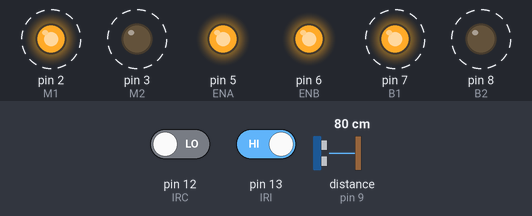
Bench run of a sketch on a simulated Arduino Uno, built with avr-gcc and run on an emulated ATmega328P. On the bench: output pins drawn as LEDs (lit = HIGH). Wiring (inferred from the names in the program): ultrasonic range finder: trigger pin 10; echo pin 9. Dashed ring = blinking. The inputs (shaded band) are chosen by the test bench; at power-on: distance to the obstacle (sensor on pin 9) 80 cm, pin 12 (IRC) LOW, pin 13 (IRI) HIGH. The echo pulse lasts 58.3 µs per cm; pins used as bus, display or sensor lines are not drawn; what the sketch prints to the serial monitor is not drawn.

Above: at 14.8 s.
14.9 s: distance to the obstacle (sensor on pin 9) set to 2 cm
18.4 s: distance to the obstacle (sensor on pin 9) set to 60 cm
Timing chart, 0 to 31.1 s (numbered marks = the images above; inputs shaded):
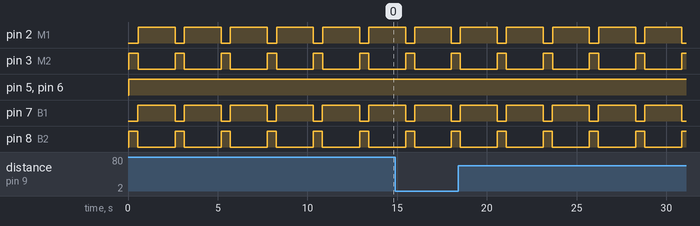

Measured:
- by itself, pin 2 (M1): alternates HIGH for 2.1 s and LOW for 0.52 s
- by itself, pin 3 (M2): alternates HIGH for 0.52 s and LOW for 2.1 s
- by itself, pin 7 (B1): alternates HIGH for 2.1 s and LOW for 0.50 s
- by itself, pin 8 (B2): alternates HIGH for 0.50 s and LOW for 2.1 s

The sketch:

sketch_nov12a.ino
```cpp
#define echoPin 9
#define trigPin 10

long duracion;
int distancia;

int M1=2;
int M2=3;
int B1=7;
int B2=8;
int ENA=5;
int ENB=6;

int variableGiro=0;

int IRI=13;
int IRC=12;
int IRD=11;

void setup (){
  Serial.begin(9600);
  pinMode(trigPin, OUTPUT);
  pinMode(echoPin, INPUT);
  pinMode(M1, OUTPUT);
  pinMode(M2, OUTPUT);
  pinMode(B1, OUTPUT);
  pinMode(B2, OUTPUT);
  pinMode(ENA, OUTPUT);
  pinMode(ENB, OUTPUT);
  pinMode(IRI, INPUT);
  pinMode(IRC, INPUT);
  pinMode(IRD, INPUT);

  digitalWrite(M1, LOW);
  digitalWrite(M2, LOW);
  digitalWrite(B1, LOW);
  digitalWrite(B2, LOW);
}

void loop() {
  digitalWrite(trigPin, LOW);
  delayMicroseconds(2);
  digitalWrite(trigPin, HIGH);
  delayMicroseconds(10);
  digitalWrite(trigPin, LOW);
  duracion = pulseIn(echoPin, HIGH);
  distancia = duracion/58.2;
  Serial.print("distancia ");
  Serial.print(distancia);
  Serial.print(" cm");
  delay(50);

  if (distancia<40) {
    analogWrite(ENA, 255);
    analogWrite(ENB, 255);

    digitalWrite(M1,LOW);
    digitalWrite(M2,HIGH);
    digitalWrite(B1,LOW);
    digitalWrite(B2,HIGH);
    delay(500);
  }

  if (distancia>40) {
    variableGiro=0;
    analogWrite(ENA, 255);
    analogWrite(ENB, 255);

    digitalWrite(M1,LOW);
    digitalWrite(M2,HIGH);
    digitalWrite(B1,LOW);
    digitalWrite(B2,HIGH);
    delay(500);
  }

  if (distancia>40 && variableGiro==0) {
    analogWrite(ENA, 255);
    analogWrite(ENB, 255);

    digitalWrite(M1,LOW);
    digitalWrite(M2,HIGH);
    digitalWrite(B1,HIGH);
    digitalWrite(B2,LOW);
    delay(15);
  }

  if (distancia>40 && variableGiro==1) {
    analogWrite(ENA, 255);
    analogWrite(ENB, 255);

    digitalWrite(M1,HIGH);
    digitalWrite(M2,LOW);
    digitalWrite(B1,LOW);
    digitalWrite(B2,HIGH);
    delay(15);
  }

  if (digitalRead(IRI) == 0 || digitalRead(IRC) == 0 || digitalRead(IRD) == 0) {
    analogWrite(ENA, 255);
    analogWrite(ENB, 255);

    digitalWrite(M1,HIGH);
    digitalWrite(M2,LOW);
    digitalWrite(B1,HIGH);
    digitalWrite(B2,LOW);
    delay(2000);
  }
}
```
